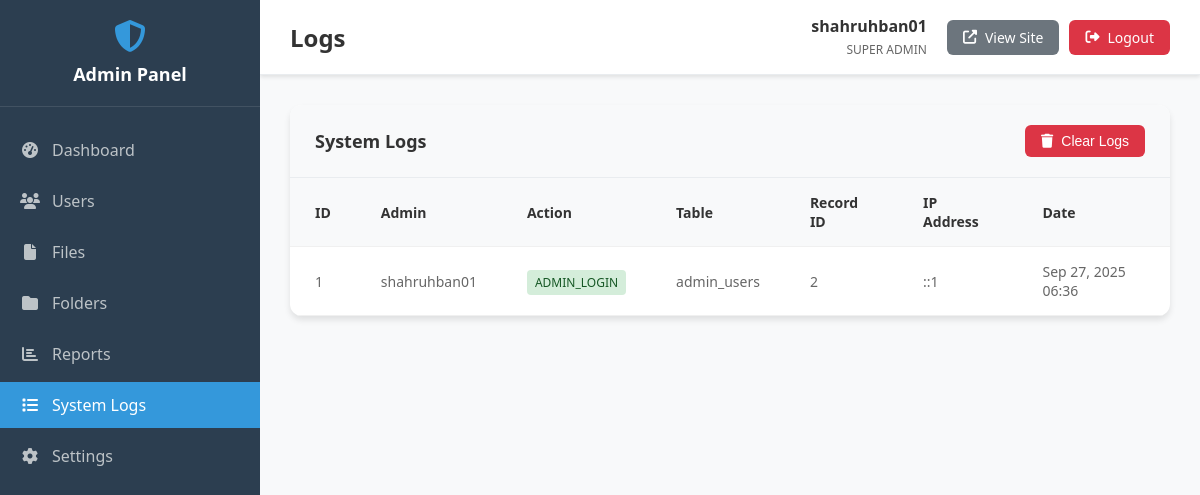
/admin/logs.php (signed in), run on the app's committed database.
### tables this page shows
CREATE TABLE `system_logs` (
  `id` int(11) NOT NULL,
  `user_id` int(11) DEFAULT NULL,
  `admin_id` int(11) DEFAULT NULL,
  `action` varchar(100) NOT NULL,
  `table_affected` varchar(50) DEFAULT NULL,
  `record_id` int(11) DEFAULT NULL,
  `old_values` longtext DEFAULT NULL CHECK (json_valid(`old_values`)),
  `new_values` longtext DEFAULT NULL CHECK (json_valid(`new_values`)),
  `ip_address` varchar(45) DEFAULT NULL,
  `user_agent` text DEFAULT NULL,
  `created_at` timestamp NOT NULL DEFAULT current_timestamp()
);

### classes/AdminManager.php (called while the page is built, shortened)
<?php
require_once '../config/database.php';
require_once 'AdminAuth.php';
class AdminManager {
    private $conn;
    public function __construct() {
        $database = new Database();
        $this->conn = $database->getConnection();
    }
public function getSystemLogs($page = 1, $limit = 50) {
    try {
        $offset = ($page - 1) * $limit;
        $query = "SELECT sl.*, au.username as admin_username
                 FROM system_logs sl
                 LEFT JOIN admin_users au ON sl.admin_id = au.id
                 ORDER BY sl.created_at DESC
                 LIMIT :limit OFFSET :offset";
        $stmt = $this->conn->prepare($query);
        $stmt->bindParam(':limit', $limit, PDO::PARAM_INT);
        $stmt->bindParam(':offset', $offset, PDO::PARAM_INT);
        $stmt->execute();
        return ['success' => true, 'logs' => $stmt->fetchAll()];
    } catch (Exception $e) {
        return ['success' => false, 'message' => 'Failed to fetch logs'];
    }
}
}
?>

### config/database.php (called while the page is built, shortened)
<?php
class Database {
    private $host = 'localhost';
    private $db_name = 'document_vault';
    private $username = 'root';
    private $password = '';
    public function getConnection() {
        $this->conn = null;
        try {
            $this->conn = new PDO(
                "mysql:host=" . $this->host . ";dbname=" . $this->db_name . ";charset=utf8",
                $this->username,
                $this->password,
                array(
                    PDO::ATTR_ERRMODE => PDO::ERRMODE_EXCEPTION,
                    PDO::ATTR_DEFAULT_FETCH_MODE => PDO::FETCH_ASSOC,
                    PDO::ATTR_EMULATE_PREPARES => false
                )
            );
        } catch(PDOException $exception) {
            error_log("Connection error: " . $exception->getMessage());
            throw new Exception("Database connection failed");
        }
        return $this->conn;
    }
}
?>

### classes/AdminAuth.php (called while the page is built, shortened)
<?php
require_once '../config/database.php';
class AdminAuth {
    public function __construct() {
        try {
            $database = new Database();
        } catch (Exception $e) {
            error_log("AdminAuth database connection failed: " . $e->getMessage());
            throw new Exception("Database connection failed");
        }
    }
}
?>

### admin/logs.php (the view, shortened to what this page needs)
<?php
require_once '../classes/AdminAuth.php';
require_once '../classes/AdminManager.php';
$adminManager = new AdminManager();
$page = $_GET['page'] ?? 1;
$logs = $adminManager->getSystemLogs($page, 50);
?>
<!DOCTYPE html>
<html lang="en">
<head>
    <link rel="stylesheet" href="css/admin.css">
    <link rel="stylesheet" href="https://cdnjs.cloudflare.com/ajax/libs/font-awesome/6.4.0/css/all.min.css">
</head>
<body>
    <div class="admin-layout">
        <?php include 'includes/sidebar.php'; ?>
        <div class="admin-main">
            <?php include 'includes/header.php'; ?>
            <div class="admin-content">
                <div class="data-table">
                    <div class="table-header">
                        <h2 class="table-title">System Logs</h2>
                        <div class="table-actions">
                            <button class="btn btn-danger" onclick="clearLogs()">
                                <i class="fas fa-trash"></i> Clear Logs
                            </button>
                        </div>
                    </div>
                    <?php if ($logs['success'] && count($logs['logs']) > 0): ?>
                    <table>
                        <thead>
                            <tr>
                                <th>ID</th>
                                <th>Admin</th>
                                <th>Action</th>
                                <th>Table</th>
                                <th>Record ID</th>
                                <th>IP Address</th>
                                <th>Date</th>
                            </tr>
                        </thead>
                        <tbody>
                            <?php foreach ($logs['logs'] as $log): ?>
                            <tr onclick="viewLogDetails(<?php echo $log['id']; ?>)" style="cursor: pointer;">
                                <td><?php echo $log['id']; ?></td>
                                <td><?php echo htmlspecialchars($log['admin_username'] ?? 'System'); ?></td>
                                <td>
                                    <span class="action-badge action-<?php echo str_replace(['_', ' '], '-', strtolower($log['action'])); ?>">
                                        <?php echo htmlspecialchars($log['action']); ?>
                                    </span>
                                </td>
                                <td><?php echo htmlspecialchars($log['table_affected'] ?? 'N/A'); ?></td>
                                <td><?php echo $log['record_id'] ?? 'N/A'; ?></td>
                                <td><?php echo htmlspecialchars($log['ip_address']); ?></td>
                                <td><?php echo date('M d, Y H:i', strtotime($log['created_at'])); ?></td>
                            </tr>
                            <?php endforeach; ?>
                        </tbody>
                    </table>
                    <?php endif; ?>
                </div>
            </div>
        </div>
    </div>
</body>
</html>

### admin/css/admin.css (style rules this page uses)
* { margin: 0; padding: 0; box-sizing: border-box; }
body { font-family: 'Segoe UI', Tahoma, Geneva, Verdana, sans-serif; background-color: #f8f9fa; color: #333; }
.admin-layout { display: flex; min-height: 100vh; }
.admin-main { flex: 1; margin-left: 260px; display: flex; flex-direction: column; transition: margin-left 0.3s; }
.btn { padding: 8px 16px; border: none; border-radius: 6px; text-decoration: none; font-size: 14px; font-weight: 500; cursor: pointer; transition: all 0.3s; display: inline-flex; align-items: center; gap: 8px; }
.btn-danger { background: #dc3545; color: white; }
.admin-content { flex: 1; padding: 30px; overflow-y: auto; }
.data-table { width: 100%; background: white; border-radius: 12px; overflow: hidden; box-shadow: 0 4px 6px rgba(0,0,0,0.1); }
.table-header { padding: 20px 25px; background: #f8f9fa; border-bottom: 1px solid #e9ecef; display: flex; justify-content: space-between; align-items: center; }
.table-title { font-size: 18px; font-weight: 600; color: #333; }
.table-actions { display: flex; gap: 10px; }
table { width: 100%; border-collapse: collapse; }
th, td { padding: 15px 25px; text-align: left; border-bottom: 1px solid #f0f0f0; }
th { background: #f8f9fa; font-weight: 600; color: #333; font-size: 14px; }
td { color: #666; font-size: 14px; }

### admin/logs.php (style rules this page uses)
.action-badge { padding: 4px 8px; border-radius: 4px; font-size: 12px; font-weight: 500; text-transform: uppercase; }
.action-login, .action-admin-login { background: #d4edda; color: #155724; }

### data on the page
system_logs: id "1", admin.username "shahruhban01", action "ADMIN_LOGIN", table_affected "admin_users", record "2", ip_address "::1", created_at "Sep 27, 2025 06:36"

### other printed values
str_replace('.php', '', basename($_SERVER['PHP_SELF'])) "Logs"
$_SESSION['admin_username'] "shahruhban01"
str_replace('_', ' ', $_SESSION['admin_role']) "SUPER ADMIN"
